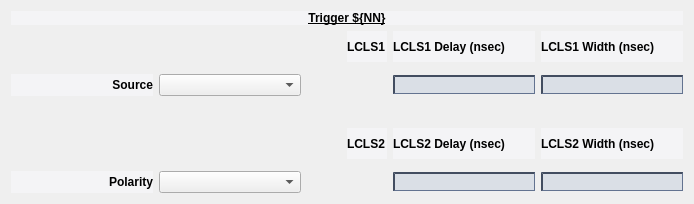
<?xml version="1.0" encoding="UTF-8"?>
<ui version="4.0">
 <class>Form</class>
 <widget class="QWidget" name="Form">
  <property name="geometry">
   <rect>
    <x>0</x>
    <y>0</y>
    <width>694</width>
    <height>204</height>
   </rect>
  </property>
  <property name="windowTitle">
   <string>Form</string>
  </property>
  <property name="styleSheet">
   <string notr="true">/* Background color of popup-list.*/ 
QComboBox QListView{
    background-color:white;
    border:1px solid gray;
}
/* Needed to complete the rule set. */
QComboBox::item:alternate {
    background: white;
}
/* Color of the selected list item. */
QComboBox::item:selected {
    border: 1px solid transparent;
    background: #d1ede1;
}
/* Indicator will shine through the label text if you don't make it hidden. */
QComboBox::indicator{
    background-color:transparent;
    selection-background-color:transparent;
    color:transparent;
    selection-color:transparent;
}

QFrame{
  background-color: rgb(244,244,246)
}

QPushButton {
    background-color: rgb(136,157,162);
    border-color: rgb(212,228,233) rgb(50,88,100) rgb(50,88,100) rgb(212,228,233);
    border-style: outset;
    border-radius: 1px;
    border-width: 2px; 
    padding: 4px;
}
QPushButton:hover {
   background-color: rgb(106,127,132);
}
QPushButton:pressed {
    background-color: rgb(208,229,232);
    border-style: inset;
    border-width: 2px;
	border-color: rgb(50,88,100) rgb(212,228,233) rgb(212,228,233) rgb(50,88,100);
}
QPushButton:checked{
    background-color: rgb(208,229,232);
    border-style: inset;
    border-width: 2px;
	border-color:  rgb(112,134,142) rgb(229,233,235) rgb(239,233,235) rgb(112,134,142);
}
QLineEdit {
  background-color: rgb(218,223,230);
  border-color: rgb(66,77,96);
  border-style: inset;
  border-width: 2px 1px 1px 2px;
}
QLineEdit:hover {
 background-color: rgb(198,203,210)
}
PyDMLabel {
  background-color: rgb(189,197,205);
}

 QTabWidget::pane {
    border: 1px solid black;
    background: white;
}

QTabWidget::tab-bar:top {
    top: 1px;
}

QTabWidget::tab-bar:bottom {
    bottom: 1px;
}

QTabWidget::tab-bar:left {
    right: 1px;
}

QTabWidget::tab-bar:right {
    left: 1px;
}

QTabBar::tab {
    border: 1px solid black;
}

QTabBar::tab:selected {
    background: rgb(220,229,236);
}

QTabBar::tab:!selected {
    background: rgb(132,165,190);
}

QTabBar::tab:!selected:hover {
    background: rgb(120,153,178);
}

QTabBar::tab:top:!selected {
    margin-top: 3px;
}

QTabBar::tab:bottom:!selected {
    margin-bottom: 3px;
}

QTabBar::tab:top, QTabBar::tab:bottom {
    min-width: 6ex;
    margin-right: -1px;
    padding: 4px 8px 4px 8px;
	border-radius: 2px;
}

QTabBar::tab:top:selected {
    border-bottom-color: none;
}

QTabBar::tab:bottom:selected {
    border-top-color: none;
}

QTabBar::tab:top:last, QTabBar::tab:bottom:last,
QTabBar::tab:top:only-one, QTabBar::tab:bottom:only-one {
    margin-right: 0;
}

QTabBar::tab:left:!selected {
    margin-right: 3px;
}

QTabBar::tab:right:!selected {
    margin-left: 3px;
}

QTabBar::tab:left, QTabBar::tab:right {
    min-height: 6ex;
    margin-bottom: -1px;
    padding: 8px 5px 8px 5px;
	border-radius: 2px;
}

QTabBar::tab:left:selected {
    border-left-color: none;
}

QTabBar::tab:right:selected {
    border-right-color: none;
}

QTabBar::tab:left:last, QTabBar::tab:right:last,
QTabBar::tab:left:only-one, QTabBar::tab:right:only-one {
    margin-bottom: 0;
}</string>
  </property>
  <layout class="QVBoxLayout" name="verticalLayout">
   <item>
    <widget class="QLabel" name="label">
     <property name="font">
      <font>
       <weight>75</weight>
       <bold>true</bold>
       <underline>true</underline>
      </font>
     </property>
     <property name="styleSheet">
      <string notr="true"/>
     </property>
     <property name="text">
      <string>Trigger ${NN}</string>
     </property>
     <property name="alignment">
      <set>Qt::AlignCenter</set>
     </property>
    </widget>
   </item>
   <item>
    <layout class="QGridLayout" name="gridLayout">
     <property name="verticalSpacing">
      <number>12</number>
     </property>
     <item row="4" column="4">
      <widget class="QLabel" name="label_7">
       <property name="font">
        <font>
         <weight>75</weight>
         <bold>true</bold>
        </font>
       </property>
       <property name="text">
        <string>LCLS2 Delay (nsec)</string>
       </property>
      </widget>
     </item>
     <item row="4" column="5">
      <widget class="QLabel" name="label_9">
       <property name="font">
        <font>
         <weight>75</weight>
         <bold>true</bold>
        </font>
       </property>
       <property name="text">
        <string>LCLS2 Width (nsec)</string>
       </property>
      </widget>
     </item>
     <item row="0" column="5">
      <widget class="QLabel" name="label_8">
       <property name="font">
        <font>
         <weight>75</weight>
         <bold>true</bold>
        </font>
       </property>
       <property name="text">
        <string>LCLS1 Width (nsec)</string>
       </property>
      </widget>
     </item>
     <item row="2" column="5">
      <widget class="PyDMLineEdit" name="PyDMLineEdit_3">
       <property name="sizePolicy">
        <sizepolicy hsizetype="Expanding" vsizetype="Fixed">
         <horstretch>1</horstretch>
         <verstretch>1</verstretch>
        </sizepolicy>
       </property>
       <property name="toolTip">
        <string/>
       </property>
       <property name="channel" stdset="0">
        <string>ca://TPR:${LOCA}:${IOC_UNIT}:${INST}:TRG${NN}_SYS0_TWID</string>
       </property>
      </widget>
     </item>
     <item row="4" column="3">
      <widget class="QLabel" name="label_3">
       <property name="font">
        <font>
         <weight>75</weight>
         <bold>true</bold>
        </font>
       </property>
       <property name="text">
        <string>LCLS2</string>
       </property>
      </widget>
     </item>
     <item row="0" column="4">
      <widget class="QLabel" name="label_6">
       <property name="font">
        <font>
         <weight>75</weight>
         <bold>true</bold>
        </font>
       </property>
       <property name="text">
        <string>LCLS1 Delay (nsec)</string>
       </property>
      </widget>
     </item>
     <item row="2" column="4">
      <widget class="PyDMLineEdit" name="PyDMLineEdit">
       <property name="sizePolicy">
        <sizepolicy hsizetype="Expanding" vsizetype="Fixed">
         <horstretch>1</horstretch>
         <verstretch>1</verstretch>
        </sizepolicy>
       </property>
       <property name="toolTip">
        <string/>
       </property>
       <property name="channel" stdset="0">
        <string>ca://TPR:${LOCA}:${IOC_UNIT}:${INST}:TRG${NN}_SYS0_TDES</string>
       </property>
      </widget>
     </item>
     <item row="2" column="3">
      <widget class="PyDMEnumButton" name="PyDMEnumButton">
       <property name="sizePolicy">
        <sizepolicy hsizetype="Maximum" vsizetype="Preferred">
         <horstretch>0</horstretch>
         <verstretch>0</verstretch>
        </sizepolicy>
       </property>
       <property name="maximumSize">
        <size>
         <width>16777215</width>
         <height>40</height>
        </size>
       </property>
       <property name="toolTip">
        <string/>
       </property>
       <property name="styleSheet">
        <string notr="true">QPushButton{font: 8px;}</string>
       </property>
       <property name="channel" stdset="0">
        <string>ca://TPR:${LOCA}:${IOC_UNIT}:${INST}:TRG${NN}_SYS0_TCTL </string>
       </property>
       <property name="orientation" stdset="0">
        <enum>Qt::Horizontal</enum>
       </property>
       <property name="marginTop" stdset="0">
        <number>0</number>
       </property>
       <property name="marginBottom" stdset="0">
        <number>0</number>
       </property>
       <property name="marginLeft" stdset="0">
        <number>0</number>
       </property>
       <property name="marginRight" stdset="0">
        <number>0</number>
       </property>
       <property name="horizontalSpacing" stdset="0">
        <number>0</number>
       </property>
       <property name="verticalSpacing" stdset="0">
        <number>0</number>
       </property>
      </widget>
     </item>
     <item row="2" column="1">
      <widget class="PyDMEnumComboBox" name="PyDMEnumComboBox">
       <property name="sizePolicy">
        <sizepolicy hsizetype="Preferred" vsizetype="Fixed">
         <horstretch>1</horstretch>
         <verstretch>1</verstretch>
        </sizepolicy>
       </property>
       <property name="toolTip">
        <string/>
       </property>
       <property name="channel" stdset="0">
        <string>ca://TPR:${LOCA}:${IOC_UNIT}:${INST}:TRG${NN}_SOURCE</string>
       </property>
      </widget>
     </item>
     <item row="5" column="4">
      <widget class="PyDMLineEdit" name="PyDMLineEdit_2">
       <property name="toolTip">
        <string/>
       </property>
       <property name="channel" stdset="0">
        <string>ca://TPR:${LOCA}:${IOC_UNIT}:${INST}:TRG${NN}_SYS2_TDES</string>
       </property>
      </widget>
     </item>
     <item row="5" column="1">
      <widget class="PyDMEnumComboBox" name="PyDMEnumComboBox_2">
       <property name="toolTip">
        <string/>
       </property>
       <property name="channel" stdset="0">
        <string>ca://TPR:${LOCA}:${IOC_UNIT}:${INST}:TRG${NN}_TPOL</string>
       </property>
      </widget>
     </item>
     <item row="0" column="3">
      <widget class="QLabel" name="label_2">
       <property name="font">
        <font>
         <weight>75</weight>
         <bold>true</bold>
        </font>
       </property>
       <property name="text">
        <string>LCLS1</string>
       </property>
      </widget>
     </item>
     <item row="2" column="0">
      <widget class="QLabel" name="label_4">
       <property name="sizePolicy">
        <sizepolicy hsizetype="Preferred" vsizetype="Preferred">
         <horstretch>1</horstretch>
         <verstretch>1</verstretch>
        </sizepolicy>
       </property>
       <property name="font">
        <font>
         <weight>75</weight>
         <bold>true</bold>
        </font>
       </property>
       <property name="text">
        <string>Source</string>
       </property>
       <property name="alignment">
        <set>Qt::AlignRight|Qt::AlignTrailing|Qt::AlignVCenter</set>
       </property>
      </widget>
     </item>
     <item row="5" column="5">
      <widget class="PyDMLineEdit" name="PyDMLineEdit_4">
       <property name="toolTip">
        <string/>
       </property>
       <property name="channel" stdset="0">
        <string>ca://TPR:${LOCA}:${IOC_UNIT}:${INST}:TRG${NN}_SYS2_TWID</string>
       </property>
      </widget>
     </item>
     <item row="2" column="2">
      <spacer name="horizontalSpacer_2">
       <property name="orientation">
        <enum>Qt::Horizontal</enum>
       </property>
       <property name="sizeHint" stdset="0">
        <size>
         <width>40</width>
         <height>20</height>
        </size>
       </property>
      </spacer>
     </item>
     <item row="3" column="3">
      <spacer name="horizontalSpacer">
       <property name="orientation">
        <enum>Qt::Horizontal</enum>
       </property>
       <property name="sizeHint" stdset="0">
        <size>
         <width>40</width>
         <height>20</height>
        </size>
       </property>
      </spacer>
     </item>
     <item row="5" column="0">
      <widget class="QLabel" name="label_5">
       <property name="font">
        <font>
         <weight>75</weight>
         <bold>true</bold>
        </font>
       </property>
       <property name="text">
        <string>Polarity</string>
       </property>
       <property name="alignment">
        <set>Qt::AlignRight|Qt::AlignTrailing|Qt::AlignVCenter</set>
       </property>
      </widget>
     </item>
     <item row="5" column="3">
      <widget class="PyDMEnumButton" name="PyDMEnumButton_2">
       <property name="sizePolicy">
        <sizepolicy hsizetype="Maximum" vsizetype="Preferred">
         <horstretch>0</horstretch>
         <verstretch>0</verstretch>
        </sizepolicy>
       </property>
       <property name="maximumSize">
        <size>
         <width>16777215</width>
         <height>40</height>
        </size>
       </property>
       <property name="toolTip">
        <string/>
       </property>
       <property name="styleSheet">
        <string notr="true">QPushButton{font: 8px;}</string>
       </property>
       <property name="channel" stdset="0">
        <string>ca://TPR:${LOCA}:${IOC_UNIT}:${INST}:TRG${NN}</string>
       </property>
       <property name="orientation" stdset="0">
        <enum>Qt::Horizontal</enum>
       </property>
       <property name="marginTop" stdset="0">
        <number>0</number>
       </property>
       <property name="marginBottom" stdset="0">
        <number>0</number>
       </property>
       <property name="marginLeft" stdset="0">
        <number>0</number>
       </property>
       <property name="marginRight" stdset="0">
        <number>0</number>
       </property>
       <property name="horizontalSpacing" stdset="0">
        <number>0</number>
       </property>
       <property name="verticalSpacing" stdset="0">
        <number>0</number>
       </property>
      </widget>
     </item>
    </layout>
   </item>
  </layout>
 </widget>
 <customwidgets>
  <customwidget>
   <class>PyDMLineEdit</class>
   <extends>QLineEdit</extends>
   <header>pydm.widgets.line_edit</header>
  </customwidget>
  <customwidget>
   <class>PyDMEnumButton</class>
   <extends>QWidget</extends>
   <header>pydm.widgets.enum_button</header>
  </customwidget>
  <customwidget>
   <class>PyDMEnumComboBox</class>
   <extends>QComboBox</extends>
   <header>pydm.widgets.enum_combo_box</header>
  </customwidget>
 </customwidgets>
 <resources/>
 <connections/>
</ui>
